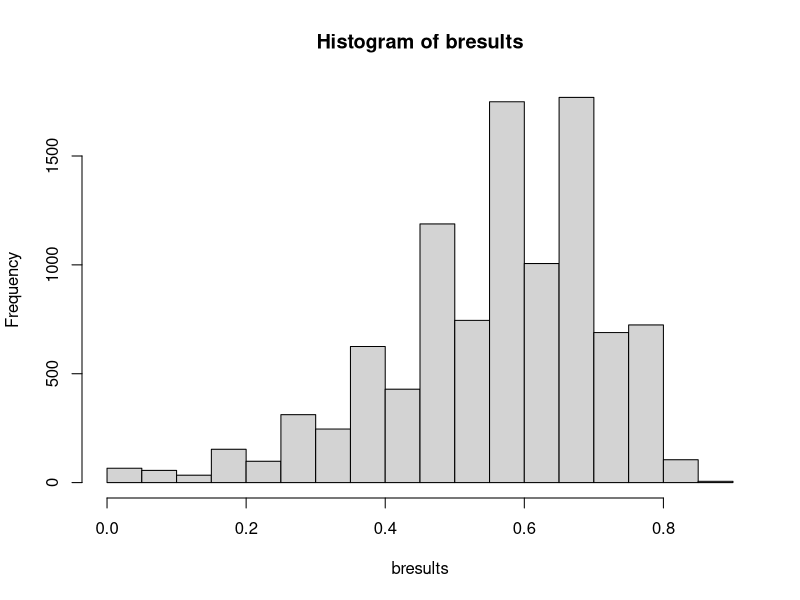

The R source for this figure:
# Example code supplied for illustrative purposes only. The regression equations below were built
# using 2 years of data from our level 1 trauma academic medical center. They will not work out of the
# box for your institution.
# 2019-2020 Edward G. Brown MS, Patricia K. Howard PhD RN, Daniel Moore MD
# For more information please read the paper SIMULATING EMERGENCY DEPARTMENT BOARDING USING A DIFFERENCE EQUATION 
# at https://doi.org/10.1101/2020.03.19.20039040

bfunc <- function() {

  days <- 30
  lower <- 200
  upper <- 300
  
  threshold <- 40

  xbar.rand <- rep(NA,days)
  xbar.star <- rep(NA,days)
  xbar.start <- rep(NA,days)
  xbar.stop <- rep(NA,days)

  start_int <- 22.44721952
  start_slope <- 0.179980129
  stop_int <- 32.5802325885976
  stop_slope <- 0.492633658985415
  
    
for (i in 1:days)
  xbar.rand[[i]] <-sample(lower:upper, 1)

for (i in 1:days)
  xbar.start[[i]] <- start_int + (xbar.rand[[i]] * start_slope)


for (i in 1:days)
  xbar.stop[[i]] <- stop_int +(xbar.start[[i]] * stop_slope)


xbar.star[[1]] = 12

for (i in 1:days)
  xbar.star[[i+1]] = ifelse(ceiling((xbar.star[i] + xbar.start[[i]]) - xbar.stop[[i]]) < 0, 0, ceiling((xbar.star[i] + xbar.start[[i]]) - xbar.stop[[i]]) )
 

over_threshold <- length(xbar.star[xbar.star >= threshold])/days

return(over_threshold)
} # end of function


reps <- 10000
bresults <- rep(NA,reps)


for (i in 1:reps)
  bresults[[i]] <- bfunc()



sd(bresults)
summary(bresults)
hist(bresults)
quantile(bresults, 0.025)
quantile(bresults, 0.975)


